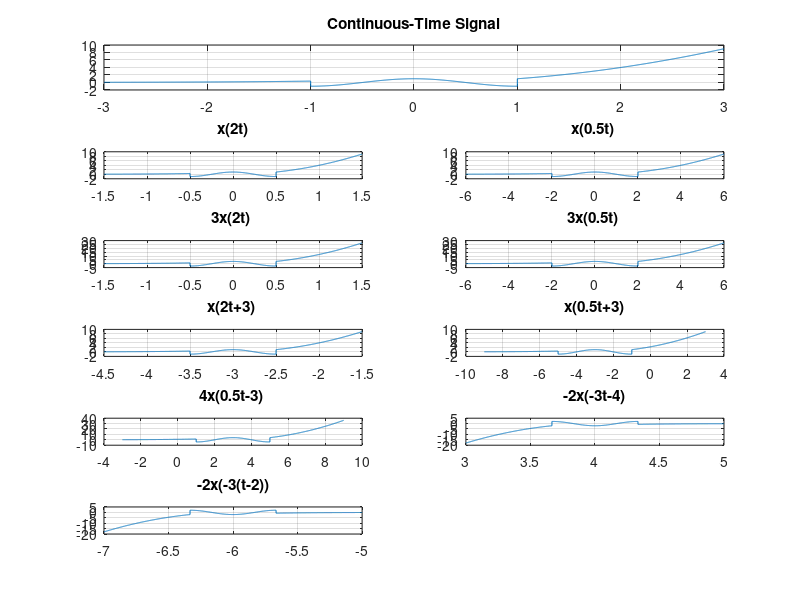

This chart was generated by the following MATLAB code:
clear all;
close all;
clc;

x1 = linspace(-3, -1, 1000);  % First interval: -3 <= t < -1
x2 = linspace(-1, 1, 1000); % Second interval: -1 <= t < 1
x3 = linspace(1, 3, 1000); % Third interval: 1 <= t <= 3

y1 = exp(x1);% First interval: exponential function
y2 = cos(pi * x2);% Second interval: cosine function
y3 = x3.^2;% Third interval: quadratic function

y = [y1 y2 y3]; % Combined time vector
x = [x1 x2 x3]; % Combined signal values


subplot(6,2,[1,2]);% Use subplot 1 and 2 for the original signal
plot(x,y);  
title('Continuous-Time Signal');
grid on;

subplot(6,2,3);% 
plot(x/2,y);  
title('x(2t)');
grid on;

subplot(6,2,4); 
plot(2*x,y);  
title('x(0.5t) ');
grid on;

subplot(6,2,5);  
plot(x/2,3*y);  
title('3x(2t) ');
grid on;

subplot(6,2,6);  
plot(2*x,3*y);  
title('3x(0.5t) ');
grid on;

subplot(6,2,7);  
plot((x/2)-3,y);  
title('x(2t+3) ');
grid on;

subplot(6,2,8);  
plot((2*x)-3,y);  
title('x(0.5t+3)');
grid on;

subplot(6,2,9);  
plot((2*x)+3,4*y);  
title('4x(0.5t-3) ');
grid on;

subplot(6,2,10);  
plot((x/-3)+4,-2*y);  
title('-2x(-3t-4)');
grid on;

subplot(6,2,11);  
plot((x/-3)-6,-2*y);  
title('-2x(-3(t-2))');
grid on;